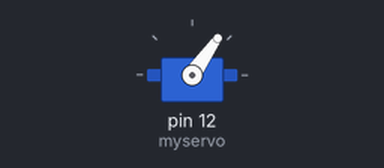
Bench run of a sketch on a simulated Arduino Uno, built with avr-gcc and run on an emulated ATmega328P. Shown: servo.

Above: at 0.05 s.
Timing chart, 0 to 4.6 s (numbered marks = the images above):
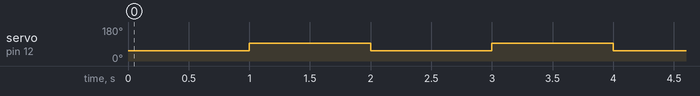

Measured:
- by itself, servo on pin 12 (myservo): alternates 95° for 1.0 s and 55° for 1.0 s

The sketch:

servoCycle.ino
```cpp
#include<Servo.h>
Servo myservo;

void setup() {
  Serial.begin(9600);
  myservo.attach(12);
}

void loop() {
  int i;

  /*for (i = 55; i <= 95; i++) {
    myservo.write(i);
    delay(25);
  }
  delay(200);
  for (i = 95; i >= 55; i--) {
    myservo.write(i);
    delay(25);
  }
  delay(200);
  */
  myservo.write(55);
  delay(1000);
  myservo.write(95);
  delay(1000);
}
```
